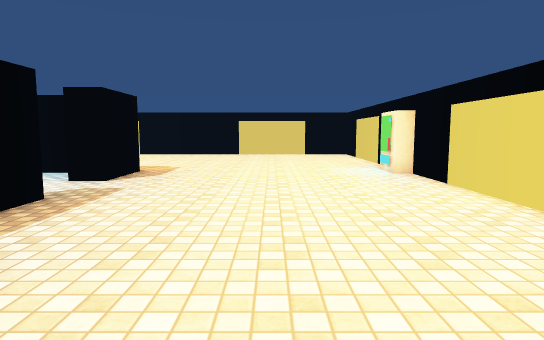
view 1 (above)

18 first-person views from a walk through a scene from a Unity 3-D project. The camera is 1.3 m above the floor, tilts 6° down and sees 75° across. The floor is counted in squares, 1 m on a side. Each view is taken from the middle of a square. On the plan, view 1 faces up. The plan holds only what a view shows up to about 15 squares ahead; the rest is blank. The player character is not drawn. Surface patterns are stand-ins for the level's own textures.

view 2
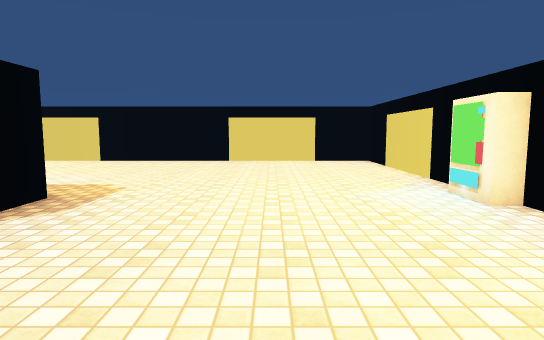

view 3
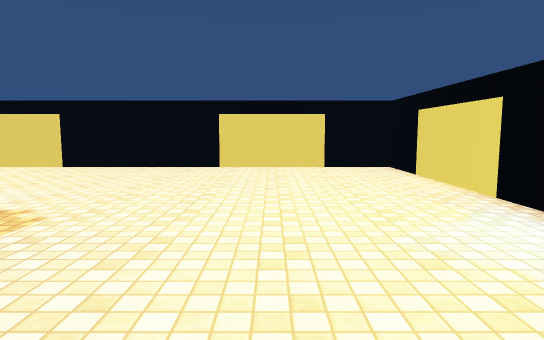

view 4
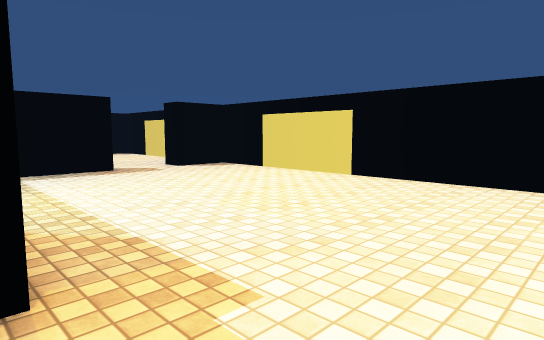

view 5
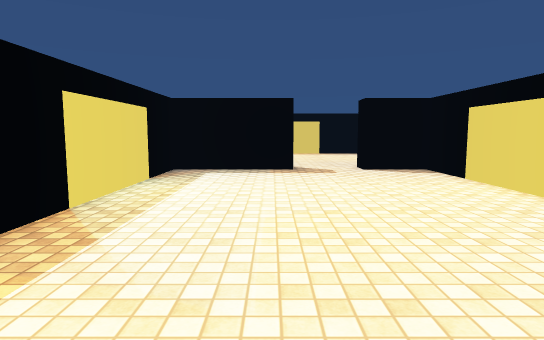

view 6
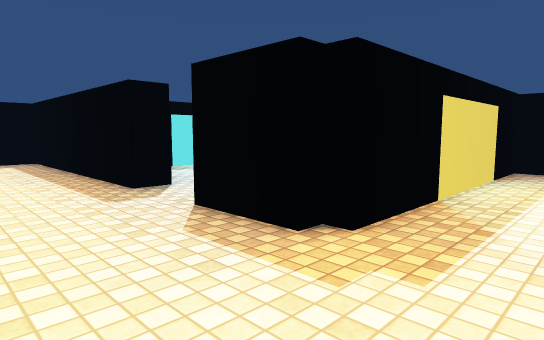

view 7
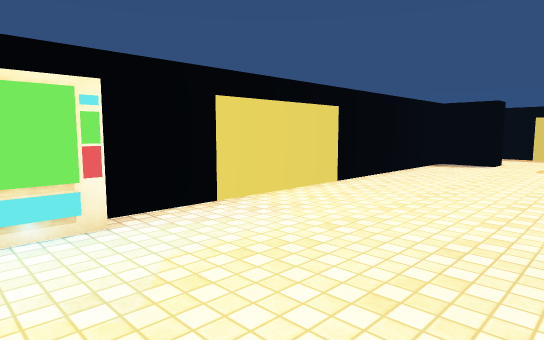

view 8
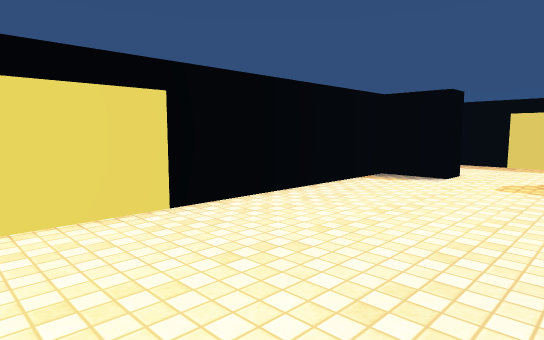

view 9
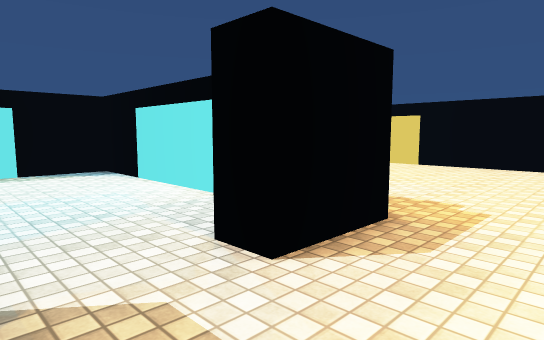

view 10
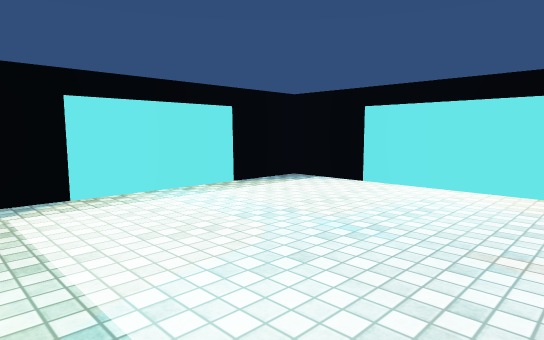

view 11
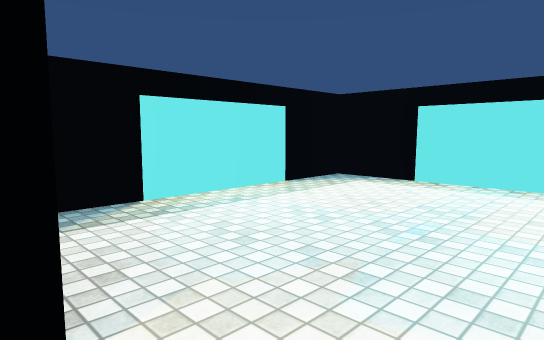

view 12
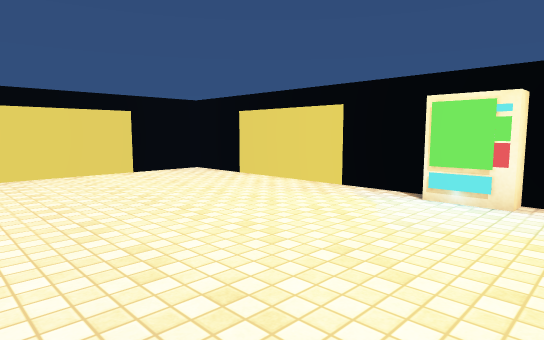

view 13
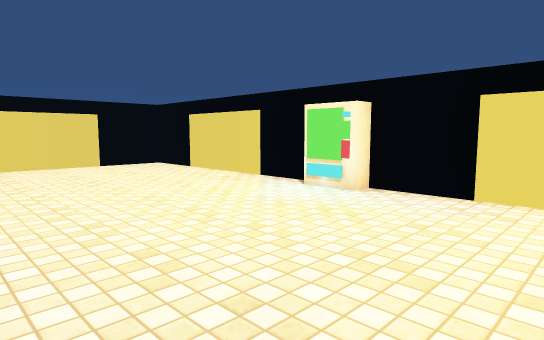

view 14
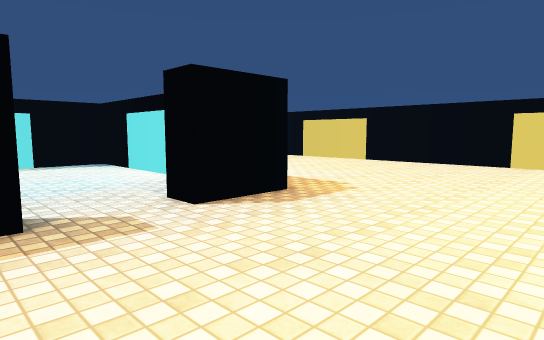

view 15
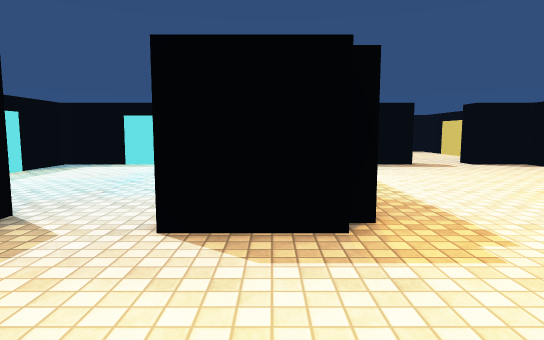

view 16
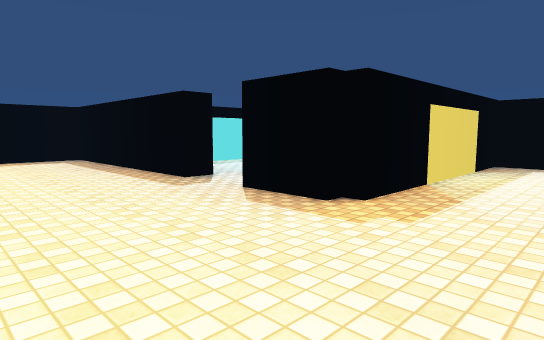

view 17
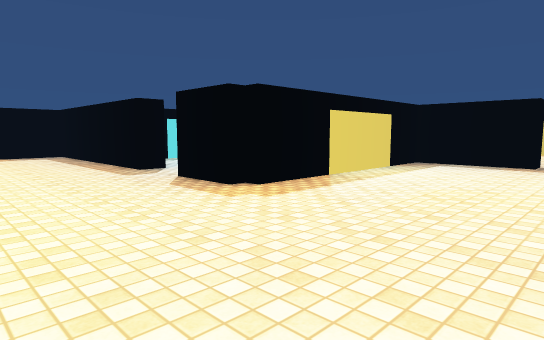

view 18
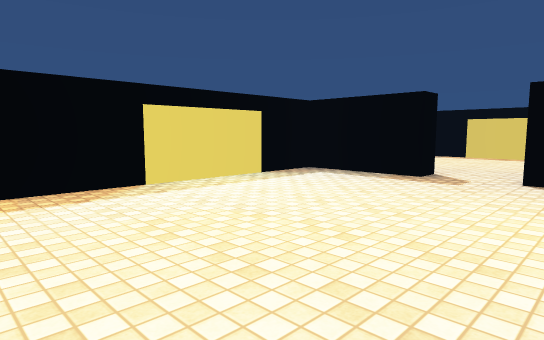

### Floor plan
Key: @ floor where view 1 was taken; # wall or solid block; . floor; O other object.
Columns run from 21 left of view 1 to 5 right of it. Each row starts with its distance up from view 1.
 22          #####     #####
 21        ...................
 20        ...................
 19    .......................#
 18 ..........................#
 17 ..........................#
 16  .... #...................#
 15        ...................#
 14        ...................#
 13        ..................O#
 12          #####  #........O#
 11        ......... ........O#
 10        ......... .........#
  9       #...................#
  8       #...................#
  7       #...................#
  6       #.........#.........#
  5       #......... .........#
  4        ......... .........
  3        ......... .........
  2          #####   .........
  1                  .........
  0                  ....@....
 -1                  .........
 -2                  ... .....
 -3                    # ...#
 -4                       ...
 -5                       ...
 -6                       ...
 -7                       ...
 -8                       ##

Where each view was taken, in squares from view 1:
view 1: 0 up, 0 right, facing up
view 2: 5 up, 0 right, facing up
view 3: 8 up, 0 right, facing up
view 4: 12 up, 2 left, facing up-left
view 5: 16 up, 2 left, facing left
view 6: 15 up, 1 left, facing down-left
view 7: 13 up, 1 left, facing down-right
view 8: 8 up, 1 left, facing down-right
view 9: 7 up, 2 left, facing up-left
view 10: 3 up, 7 left, facing up-left
view 11: 9 up, 5 left, facing down-left
view 12: 10 up, 3 left, facing up-right
view 13: 7 up, 3 left, facing up-right
view 14: 6 up, 1 right, facing up-left
view 15: 11 up, 0 right, facing left
view 16: 16 up, 1 right, facing down-left
view 17: 19 up, 1 right, facing down-left
view 18: 21 up, 4 left, facing down-left
